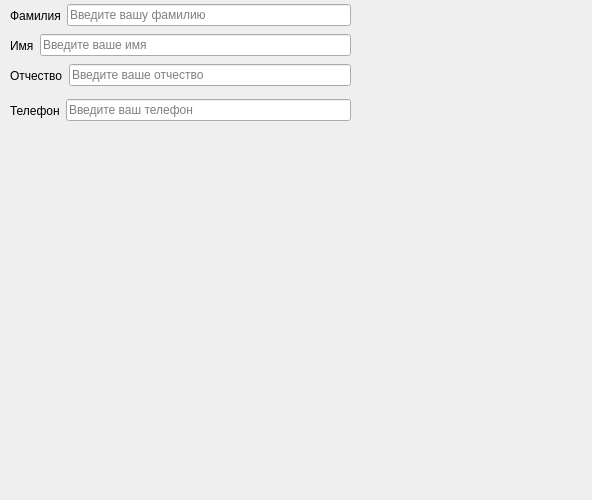
            <widget class="QWidget" name="page">
             <property name="geometry">
              <rect>
               <x>0</x>
               <y>0</y>
               <width>592</width>
               <height>500</height>
              </rect>
             </property>
             <attribute name="label">
              <string>QLineEdit</string>
             </attribute>
             <widget class="QWidget" name="">
              <property name="geometry">
               <rect>
                <x>10</x>
                <y>0</y>
                <width>341</width>
                <height>31</height>
               </rect>
              </property>
              <layout class="QHBoxLayout" name="horizontalLayout_5">
               <item>
                <widget class="QLabel" name="label">
                 <property name="text">
                  <string>Фамилия</string>
                 </property>
                </widget>
               </item>
               <item>
                <widget class="QLineEdit" name="lineEdit">
                 <property name="text">
                  <string/>
                 </property>
                 <property name="placeholderText">
                  <string>Введите вашу фамилию</string>
                 </property>
                </widget>
               </item>
              </layout>
             </widget>
             <widget class="QWidget" name="">
              <property name="geometry">
               <rect>
                <x>10</x>
                <y>30</y>
                <width>341</width>
                <height>31</height>
               </rect>
              </property>
              <layout class="QHBoxLayout" name="horizontalLayout_6">
               <item>
                <widget class="QLabel" name="label_2">
                 <property name="text">
                  <string>Имя</string>
                 </property>
                </widget>
               </item>
               <item>
                <widget class="QLineEdit" name="lineEdit_2">
                 <property name="text">
                  <string/>
                 </property>
                 <property name="placeholderText">
                  <string>Введите ваше имя</string>
                 </property>
                </widget>
               </item>
              </layout>
             </widget>
             <widget class="QWidget" name="">
              <property name="geometry">
               <rect>
                <x>10</x>
                <y>60</y>
                <width>341</width>
                <height>31</height>
               </rect>
              </property>
              <layout class="QHBoxLayout" name="horizontalLayout_7">
               <item>
                <widget class="QLabel" name="label_3">
                 <property name="text">
                  <string>Отчество</string>
                 </property>
                </widget>
               </item>
               <item>
                <widget class="QLineEdit" name="lineEdit_3">
                 <property name="text">
                  <string/>
                 </property>
                 <property name="placeholderText">
                  <string>Введите ваше отчество</string>
                 </property>
                </widget>
               </item>
              </layout>
             </widget>
             <widget class="QWidget" name="">
              <property name="geometry">
               <rect>
                <x>10</x>
                <y>90</y>
                <width>341</width>
                <height>41</height>
               </rect>
              </property>
              <layout class="QHBoxLayout" name="horizontalLayout_8">
               <item>
                <widget class="QLabel" name="label_7">
                 <property name="text">
                  <string>Телефон</string>
                 </property>
                </widget>
               </item>
               <item>
                <widget class="QLineEdit" name="lineEdit_4">
                 <property name="text">
                  <string/>
                 </property>
                 <property name="placeholderText">
                  <string>Введите ваш телефон</string>
                 </property>
                </widget>
               </item>
              </layout>
             </widget>
            </widget>
